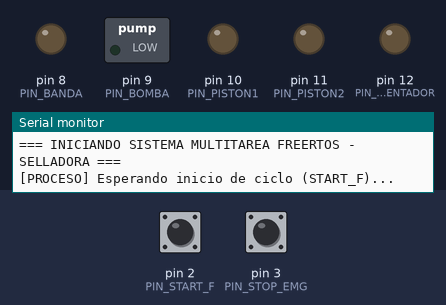
Recording of a sketch running on a simulated Arduino Uno, built with avr-gcc and run on an emulated ATmega328P. Shown: switched loads named in the sketch (green lamp = pin HIGH), output pins drawn as LEDs (lit = HIGH), the last lines printed to the serial monitor. The test bench sets the inputs (shaded band); at power-on: pin 2 (PIN_START_F) HIGH, pin 3 (PIN_STOP_EMG) HIGH.

Above: at 1.2 s.
1.3 s: pin 2 (PIN_START_F) pulled LOW for 0.15 s
At 2.2 s:
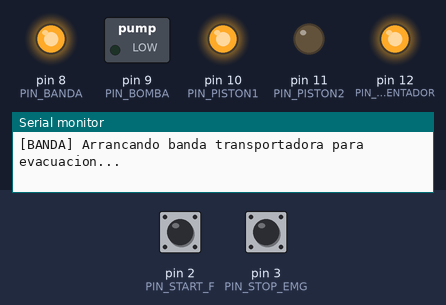
4.4 s: pin 3 (PIN_STOP_EMG) pulled LOW for 0.15 s
At 5.3 s:
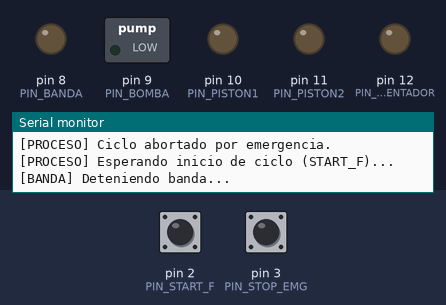
6.0 s: pin 2 (PIN_START_F) pulled LOW for 1 s
8.5 s: pin 2 (PIN_START_F) pulled LOW for 0.15 s
At 10.6 s:
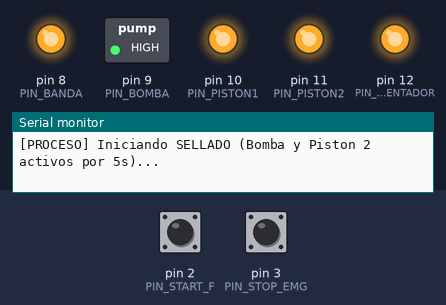
11.6 s: pin 3 (PIN_STOP_EMG) pulled LOW for 1 s
At 12.8 s:
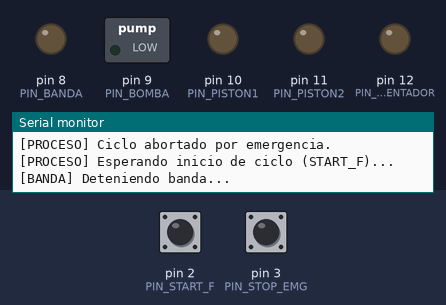
Timing chart, 0 to 14.6 s (numbered marks = the images above; inputs shaded):
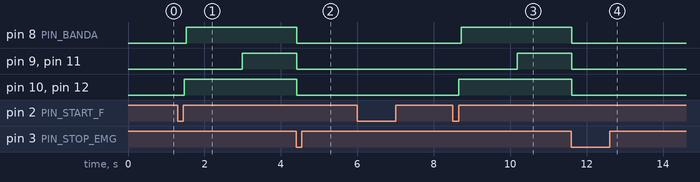

The sketch:

selladora_proteus.ino
```cpp
// Port del SO de la selladora (main/main.c) a ATmega328P para simulación en Proteus 8.
// La pieza "ESP32 Module (TEP)" de Proteus es un ATmega328P @16MHz por dentro,
// así que este .hex se carga en ella o en un Arduino Uno.
// Compilar con la librería parcheada ../libraries/FreeRTOS_Proteus (tick por Timer1,
// porque Proteus no simula bien el tick por Watchdog de Arduino_FreeRTOS).
#include <Arduino_FreeRTOS.h>
#include <event_groups.h>
#include <semphr.h>

#define PIN_BANDA      8    // Control relé Banda (RL1 / Q1)
#define PIN_BOMBA      9    // Control relé Bomba (RL3 / Q2)
#define PIN_PISTON1    10   // Control relé Piston 1 (RL4 / Q3)
#define PIN_PISTON2    11   // Control relé Piston 2 (RL5 / Q3)
#define PIN_CALENTADOR 12   // Control relé Auxiliar / Calentador (RL2 / Q4)

// Definición de Pines de Entrada (Pulsadores / Sensores, activos en bajo)
#define PIN_START_F    2    // Botón de Inicio Ciclo
#define PIN_STOP_EMG   3    // Paro de Emergencia

// Bits del grupo de eventos del sistema
#define EV_CICLO_ACTIVO (1 << 0)    // Hay un ciclo de sellado en curso
#define EV_EMERGENCIA   (1 << 1)    // Paro de emergencia enclavado

#define PERIODO_SUPERVISION_MS 30
#define REBOTE_MS              50

static EventGroupHandle_t xEventosSistema;
static SemaphoreHandle_t xMutexSerial;

static void log_msg(const __FlashStringHelper *msg) {
    if (xSemaphoreTake(xMutexSerial, portMAX_DELAY) == pdTRUE) {
        Serial.println(msg);
        xSemaphoreGive(xMutexSerial);
    }
}

static bool emergencia_activa(void) {
    return (xEventGroupGetBits(xEventosSistema) & EV_EMERGENCIA) != 0;
}

// Espera ms en pasos cortos; retorna false si se activa la emergencia durante la espera
static bool esperar_ms(uint32_t ms) {
    const uint32_t paso = 30;
    while (ms > 0) {
        if (emergencia_activa()) {
            return false;
        }
        uint32_t t = (ms < paso) ? ms : paso;
        vTaskDelay(pdMS_TO_TICKS(t) > 0 ? pdMS_TO_TICKS(t) : 1);
        ms -= t;
    }
    return !emergencia_activa();
}

static void apagar_todas_las_salidas(void) {
    digitalWrite(PIN_BANDA, LOW);
    digitalWrite(PIN_BOMBA, LOW);
    digitalWrite(PIN_PISTON1, LOW);
    digitalWrite(PIN_PISTON2, LOW);
    digitalWrite(PIN_CALENTADOR, LOW);
}

// --- TAREA 1: Control de la Banda Transportadora en Paralelo ---
static void vTaskBanda(void *pvParameters) {
    while (true) {
        xEventGroupWaitBits(xEventosSistema, EV_CICLO_ACTIVO, pdFALSE, pdTRUE, portMAX_DELAY);
        if (emergencia_activa()) {
            vTaskDelay(pdMS_TO_TICKS(PERIODO_SUPERVISION_MS));
            continue;
        }

        log_msg(F("[BANDA] Arrancando banda transportadora para evacuacion..."));
        digitalWrite(PIN_BANDA, HIGH);
        bool ok = esperar_ms(4000); // Tiempo que corre la banda

        log_msg(F("[BANDA] Deteniendo banda..."));
        digitalWrite(PIN_BANDA, LOW);
        if (ok) {
            esperar_ms(2000); // Espera entre ciclos
        }
    }
}

// --- TAREA 2: Secuencia del Proceso (Calentador, Bomba y Pistones) ---
static void vTaskProceso(void *pvParameters) {
    while (true) {
        log_msg(F("[PROCESO] Esperando inicio de ciclo (START_F)..."));
        while (true) {
            if (!emergencia_activa() && digitalRead(PIN_START_F) == LOW) {
                vTaskDelay(pdMS_TO_TICKS(REBOTE_MS));
                if (digitalRead(PIN_START_F) == LOW) {
                    break;
                }
            }
            vTaskDelay(pdMS_TO_TICKS(PERIODO_SUPERVISION_MS));
        }
        while (digitalRead(PIN_START_F) == LOW) {
            vTaskDelay(pdMS_TO_TICKS(PERIODO_SUPERVISION_MS));
        }

        xEventGroupSetBits(xEventosSistema, EV_CICLO_ACTIVO);

        // Paso 1: Encender Calentador y Activar Pistón 1 (Sujeción / Tirón)
        log_msg(F("[PROCESO] Encendiendo CALENTADOR y activando PISTON 1..."));
        digitalWrite(PIN_CALENTADOR, HIGH);
        digitalWrite(PIN_PISTON1, HIGH);
        bool ok = esperar_ms(1500);

        // Paso 2: Activar Bomba y Pistón 2 (Sellado térmico de 5 segundos)
        if (ok) {
            log_msg(F("[PROCESO] Iniciando SELLADO (Bomba y Piston 2 activos por 5s)..."));
            digitalWrite(PIN_BOMBA, HIGH);
            digitalWrite(PIN_PISTON2, HIGH);
            ok = esperar_ms(5000);
        }

        // Paso 3: Fin de sellado (o aborto por emergencia)
        if (ok) {
            log_msg(F("[PROCESO] Fin de sellado. Apagando bomba, pistones y calentador..."));
        } else {
            log_msg(F("[PROCESO] Ciclo abortado por emergencia."));
        }
        digitalWrite(PIN_BOMBA, LOW);
        digitalWrite(PIN_PISTON1, LOW);
        digitalWrite(PIN_PISTON2, LOW);
        digitalWrite(PIN_CALENTADOR, LOW);

        if (ok) {
            esperar_ms(3000); // Deja terminar la evacuación por la banda
        }
        xEventGroupClearBits(xEventosSistema, EV_CICLO_ACTIVO);
    }
}

// --- TAREA 3: Supervisión de seguridad (máxima prioridad) ---
static void vTaskSeguridad(void *pvParameters) {
    while (true) {
        bool stop_presionado = (digitalRead(PIN_STOP_EMG) == LOW);

        if (stop_presionado && !emergencia_activa()) {
            xEventGroupSetBits(xEventosSistema, EV_EMERGENCIA);
            apagar_todas_las_salidas();
            log_msg(F("[ALERTA CRITICA] PARO DE EMERGENCIA ACTIVADO!"));
        } else if (!stop_presionado && emergencia_activa()) {
            // Rearme: STOP liberado y el operador pulsa START
            if (digitalRead(PIN_START_F) == LOW) {
                vTaskDelay(pdMS_TO_TICKS(REBOTE_MS));
                while (digitalRead(PIN_START_F) == LOW) {
                    vTaskDelay(pdMS_TO_TICKS(PERIODO_SUPERVISION_MS));
                }
                xEventGroupClearBits(xEventosSistema, EV_EMERGENCIA);
                log_msg(F("[SEGURIDAD] Sistema rearmado. Pulse START_F para un nuevo ciclo."));
            }
        }

        if (emergencia_activa()) {
            apagar_todas_las_salidas();
        }
        vTaskDelay(pdMS_TO_TICKS(PERIODO_SUPERVISION_MS));
    }
}

void setup() {
    Serial.begin(9600);

    pinMode(PIN_BANDA, OUTPUT);
    pinMode(PIN_BOMBA, OUTPUT);
    pinMode(PIN_PISTON1, OUTPUT);
    pinMode(PIN_PISTON2, OUTPUT);
    pinMode(PIN_CALENTADOR, OUTPUT);
    apagar_todas_las_salidas();

    // Entradas con resistencias Pull-Up internas
    pinMode(PIN_START_F, INPUT_PULLUP);
    pinMode(PIN_STOP_EMG, INPUT_PULLUP);

    Serial.println(F("=== INICIANDO SISTEMA MULTITAREA FREERTOS - SELLADORA ==="));

    xEventosSistema = xEventGroupCreate();
    xMutexSerial = xSemaphoreCreateMutex();

    // Stacks en bytes (StackType_t = uint8_t en AVR); el ATmega328P solo tiene 2 KB de RAM
    xTaskCreate(vTaskSeguridad, "Seg", 224, NULL, 3, NULL);
    xTaskCreate(vTaskProceso, "Proc", 256, NULL, 2, NULL);
    xTaskCreate(vTaskBanda, "Banda", 224, NULL, 1, NULL);
    // Arduino_FreeRTOS arranca el scheduler automáticamente al salir de setup()
}

void loop() {
    // Tarea idle: sin uso
}
```

Measured:
- after the input at 1.3 s, pin 8 (PIN_BANDA): LOW → HIGH after 0.23 s; pin 9 (PIN_BOMBA), pin 11 (PIN_PISTON2): LOW → HIGH after 1.7 s; pin 10 (PIN_PISTON1), pin 12 (PIN_CALENTADOR): LOW → HIGH after 0.17 s
- after the input at 4.4 s, pin 8 (PIN_BANDA): HIGH → LOW after 0.02 s instead of 1.1 s; pin 9 (PIN_BOMBA), pin 10 (PIN_PISTON1), pin 11 (PIN_PISTON2), pin 12 (PIN_CALENTADOR): HIGH → LOW at once
- after the input at 8.5 s, pin 8 (PIN_BANDA): LOW → HIGH after 0.21 s; pin 9 (PIN_BOMBA), pin 11 (PIN_PISTON2): LOW → HIGH after 1.7 s; pin 10 (PIN_PISTON1), pin 12 (PIN_CALENTADOR): LOW → HIGH after 0.16 s
- after the input at 11.6 s, pin 9 (PIN_BOMBA), pin 10 (PIN_PISTON1), pin 11 (PIN_PISTON2), pin 12 (PIN_CALENTADOR): HIGH → LOW at once
